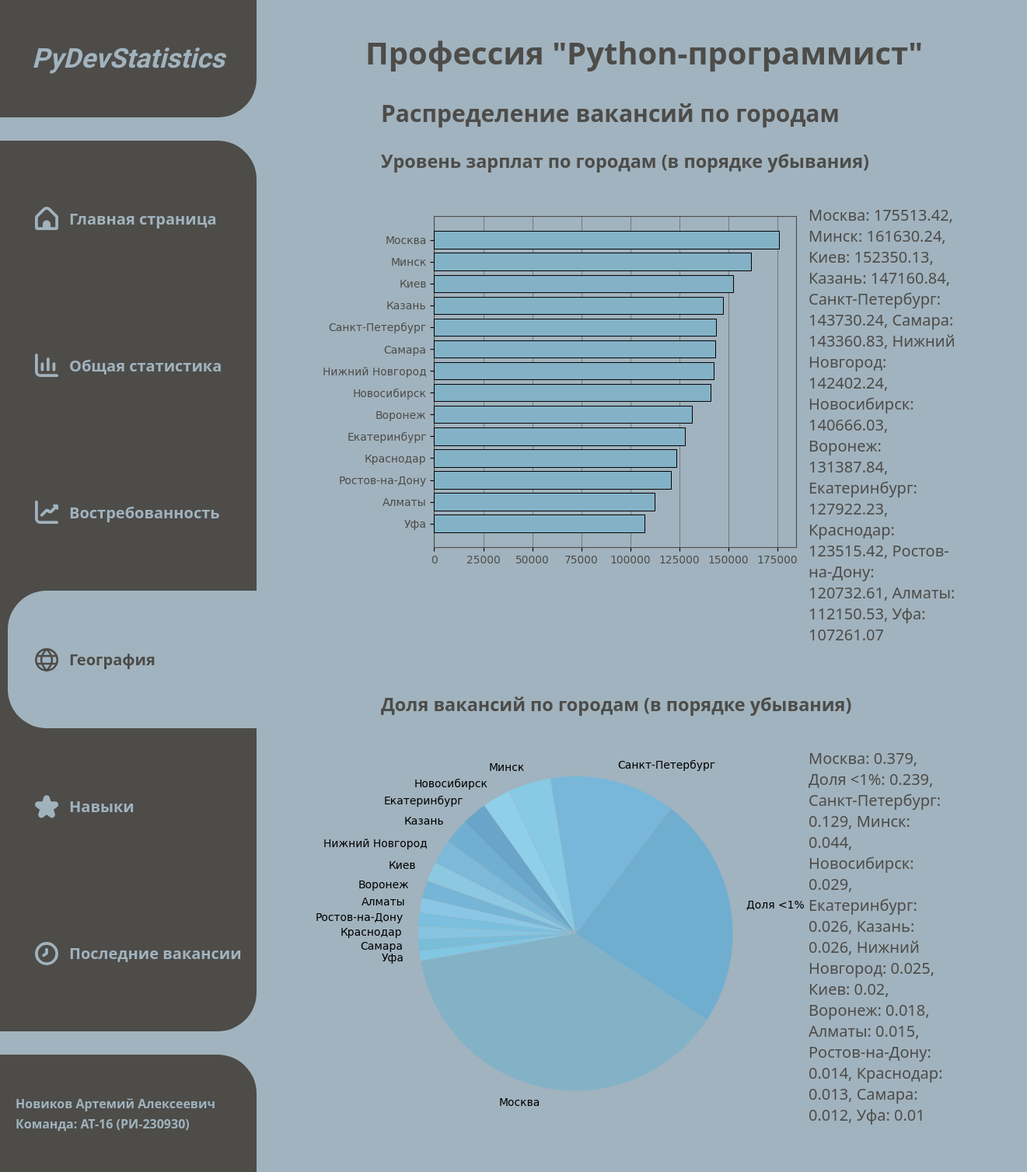
The page /geography/ on the database as committed earlier.
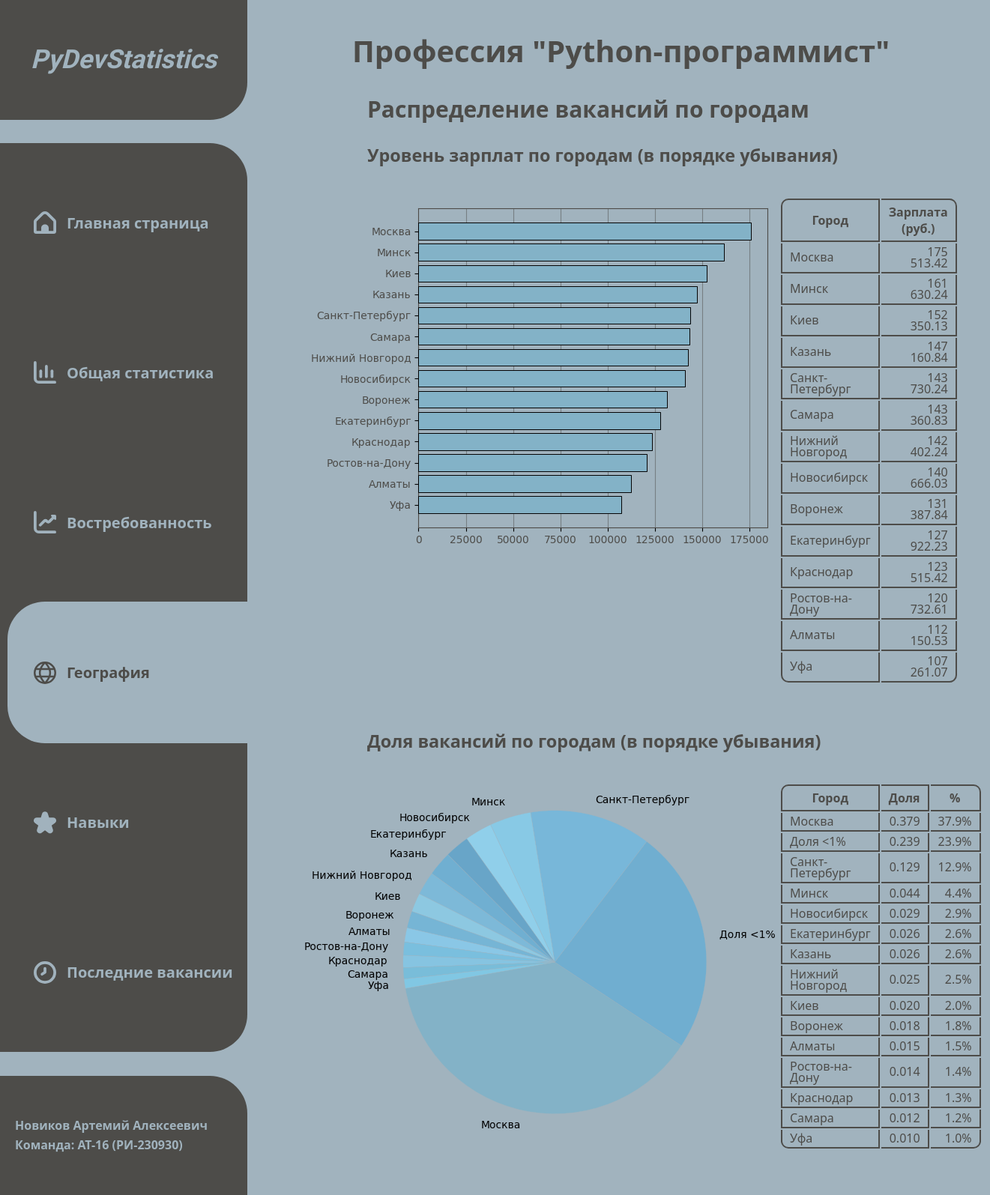
The same page on the database as committed later.
### main_app/models.py (models this page shows, shortened)
class VacancyDescription(models.Model):
    vacancy_name = models.CharField(max_length=100, verbose_name='Название')
    description = models.TextField(verbose_name='Описание')
    image = models.ImageField(upload_to='media/', null=True, blank=False, verbose_name='Изображение')
    created_at = models.DateTimeField(auto_now_add=True, verbose_name='Дата создания')
    updated_at = models.DateTimeField(auto_now=True, verbose_name='Дата обновления')
    class Meta:
        verbose_name = "Описание профессии"
        verbose_name_plural = "Описания профессий"

class VacancyStatistics(models.Model):
    name = models.CharField(max_length=255, verbose_name='Название данных ("Название вакансии")')
    table_data = models.TextField(verbose_name='Данные для таблицы')
    image = models.ImageField(upload_to='media/', null=True, blank=False, verbose_name='Изображение графика')
    created_at = models.DateTimeField(auto_now_add=True, verbose_name='Дата создания')
    updated_at = models.DateTimeField(auto_now=True, verbose_name='Дата обновления')
    class Meta:
        verbose_name = "Статистика вакансий"
        verbose_name_plural = "Статистики вакансий"

### main_app/views.py (the view)
# urls.py: path('geography/', views.geography, name='geography'),
def geography(request):
    vacancy_name = VacancyDescription.objects.get(vacancy_name='Python-программист').vacancy_name
    return render(
        request,
        'geography.html',
        {
            'vacancy_name': vacancy_name,
            'salary_by_area': get_stats('Уровень зарплат по городам', vacancy_name),
            'vacancies_fraction_by_area': get_stats('Доля вакансий по городам', vacancy_name)
        }
    )

### main_app/views.py (called while the page is built)
def get_stats(data_name, vacancy_name='Все вакансии'):
    return VacancyStatistics.objects.get(name=f'{data_name} ({vacancy_name})')

### templates/geography.html (shortened to what this page needs)
{% extends "template.html" %}
{% block content %}
    <main>
        <h1>Профессия <span>"{{ vacancy_name }}"</span></h1>
        <h2>Распределение вакансий по городам</h2>
        <section>
            <h3>Уровень зарплат по городам (в порядке убывания)</h3>
            <div class="image-table-wrapper">
                <img class="block-image" src="{{ salary_by_area.image.url }}" width="640" height="480" alt="График 'Динамика количества вакансий по годам'">
                {{ salary_by_area.table_data|safe }}
            </div>
        </section>
        <section>
            <h3>Доля вакансий по городам (в порядке убывания)</h3>
            <div class="image-table-wrapper">
                <img class="block-image" src="{{ vacancies_fraction_by_area.image.url }}" width="640" height="480" alt="График 'Динамика количества вакансий по годам'">
                {{ vacancies_fraction_by_area.table_data|safe }}
            </div>
        </section>
    </main>
{% endblock %}

### templates/template.html (shortened to what this page needs)
{% load static %}
<!doctype html>
<html lang="en">
<head>
    <link rel="stylesheet" href="{% static "css/style.css" %}">
</head>
<body>
    <header class="main-header">
        <a href="{% url "index" %}">
            <span>PyDevStatistics</span>
        </a>
    </header>
    <aside class="main-menu">
        <ul class="main-menu__items">
            <li class="main-menu__item {% if request.resolver_match.url_name == 'index' %}active{% endif %}">
                <a class="main-menu__link" href="{% url "index" %}">
                    <img src="{% static "img/icons/icon-home.svg" %}" alt="icon-home" width="30" height="30">
                    <span>Главная страница</span>
                </a>
            </li>
            <li class="main-menu__item {% if request.resolver_match.url_name == 'general-statistics' %}active{% endif %}">
                <a class="main-menu__link" href="{% url "general-statistics" %}">
                    <img src="{% static "img/icons/icon-stats.svg" %}" alt="icon-stats" width="30" height="30">
                    <span>Общая статистика</span>
                </a>
            </li>
            <li class="main-menu__item {% if request.resolver_match.url_name == 'demand' %}active{% endif %}">
                <a class="main-menu__link" href="{% url "demand" %}">
                    <img src="{% static "img/icons/icon-demand.svg" %}" alt="icon-" width="30" height="30">
                    <span>Востребованность</span>
                </a>
            </li>
            <li class="main-menu__item {% if request.resolver_match.url_name == 'geography' %}active{% endif %}">
                <a class="main-menu__link" href="{% url "geography" %}">
                    <img src="{% static "img/icons/icon-globe.svg" %}" alt="icon-" width="30" height="30">
                    <span>География</span>
                </a>
            </li>
            <li class="main-menu__item {% if request.resolver_match.url_name == 'skills' %}active{% endif %}">
                <a class="main-menu__link" href="{% url "skills" %}">
                    <img src="{% static "img/icons/icon-skills.svg" %}" alt="icon-" width="30" height="30">
                    <span>Навыки</span>
                </a>
            </li>
            <li class="main-menu__item {% if request.resolver_match.url_name == 'latest-vacancies' %}active{% endif %}">
                <a class="main-menu__link" href="{% url "latest-vacancies" %}">
                    <img src="{% static "img/icons/icon-clock.svg" %}" alt="icon-" width="30" height="30">
                    <span>Последние вакансии</span>
                </a>
            </li>
        </ul>
    </aside>
    {% block content %}{% endblock %}
    <footer class="main-footer">
        <div class="main-footer__container">
            <span>Новиков Артемий Алексеевич</span>
        </div>
        <div class="main-footer__container">
            <span>Команда: АТ-16 (РИ-230930)</span>
        </div>
    </footer>
</body>
</html>

### static/css/style.css (style rules this page uses)
* { scrollbar-width: thin; scrollbar-color: #4D4C49 #a1b3be; }
body { margin: 0; padding: 0; font-family: "Segoe UI", system-ui, sans-serif; font-weight: 400; font-size: 20px; color: #4D4C49; background-color: #a1b3be; }
section { margin-bottom: 60px; }
h1 { margin-left: 70px; margin-top: 40px; margin-bottom: 30px; }
h2 { margin-left: 90px; }
h3 { margin-left: 90px; margin-bottom: 40px; }
a { text-decoration: none; }
ul { list-style-type: none; margin: 0; padding: 0; }
li { margin-bottom: 10px; margin-left: 20px; }
table { font-size: 16px; border-collapse: separate; }
th { padding: 5px 10px; border: 2px #4D4C49; border-style: solid solid solid none; }
td { padding: 4px 10px; text-align: right; line-height: 15px; border: 2px #4D4C49; border-style: none solid solid none; }
td:first-child { text-align: left; }
tr:last-child td:first-child { border-bottom-left-radius: 10px; }
tr:last-child td:last-child { border-bottom-right-radius: 10px; }
tr td:first-child, tr th:first-child { border-left-style: solid; }
tr th:first-child { border-top-left-radius: 10px; }
tr th:last-child { border-top-right-radius: 10px; }
header { display: flex; align-items: center; gap: 10px; position: fixed; top: 0; left: 0; height: 10%; width: 330px; border-radius: 0 0 50px 0; background-color: #4D4C49; text-align: center; }
header a { margin-left: auto; margin-right: auto; }
header span { font-family: "Work Sans", serif; font-optical-sizing: auto; font-weight: 700; font-style: oblique; font-size: 35px; display: inline-block; color: #a1b3be; }
aside { position: fixed; top: 12%; left: 0; height: 76%; width: 330px; border-radius: 0 50px 50px 0; background-color: #4D4C49; }
.main-menu__items { display: flex; flex-direction: column; justify-content: space-around; height: 100%; }
.main-menu__item { margin: 0 0 12px 10px; transition: background-color 0.3s ease, color 0.3s ease; border-radius: 50px 0 0 50px; height: 100%; }
.main-menu__item:first-of-type { margin-top: 12px; }
.main-menu__item.active { background-color: #a1b3be; }
.main-menu__item.active img { filter: invert(30%) sepia(8%) saturate(196%) hue-rotate(7deg) brightness(92%) contrast(92%); }
.main-menu__item.active span { color: #4D4C49; }
.main-menu__link { display: flex; align-items: center; gap: 5%; padding: 0 10px 0 35px; width: 280px; height: 100%; }
.main-menu__link img { filter: invert(76%) sepia(3%) saturate(1448%) hue-rotate(159deg) brightness(96%) contrast(80%); }
.main-menu__link span { color: #a1b3be; font-weight: 700; }
main { margin: 0 0 0 400px; }
footer { position: fixed; top: 90%; left: 0; height: 10%; width: 330px; border-radius: 0 50px 0 0; background-color: #4D4C49; color: #a1b3be; display: flex; flex-direction: column; justify-content: center; align-items: start; }
.main-footer__container { font-size: 16px; font-weight: 700; margin-bottom: 4px; margin-left: 20px; }
.main-footer__container:last-of-type { margin-bottom: 0; }
.block-image { display: inline-block; margin: 0; padding: 0; }
.image-table-wrapper { width: 90%; margin-top: 20px; display: flex; justify-content: space-around; }

Rows that differ between the two databases and show on the page:
changed VacancyStatistics: table_data "Москва: 175513.42, Минск: 161630.24, Киев: 152350.13, Казань: 147160.84, Санкт-Петербург: 143730.24, Самара: 143360.83, Нижний Новгород: 142402.24, Новосибирск: 140666.03, Воронеж: 131387.84, Екатеринбург: 127922.23, Краснодар: 123515.42, Ростов-на-Дону: 120732.61, Алматы: 112150.53, Уфа: 107261.07" → "Город Зарплата (руб.) Москва 175 513.42 Минск 161 630.24 Киев 152 350.13 Казань 147 160.84 Санкт-Петербург 143 730.24 Самара 143 360.83 Нижний Новгород 142 402.24 Новосибирск 140 666.03 Воронеж 131 387.84 Екатеринбург 127 922.23 Краснодар 123 515.42 Ростов-на-Дону 120 732.61 Алматы 112 150.53 Уфа 107 261.07"
changed VacancyStatistics: table_data "Москва: 0.379, Доля <1%: 0.239, Санкт-Петербург: 0.129, Минск: 0.044, Новосибирск: 0.029, Екатеринбург: 0.026, Казань: 0.026, Нижний Новгород: 0.025, Киев: 0.02, Воронеж: 0.018, Алматы: 0.015, Ростов-на-Дону: 0.014, Краснодар: 0.013, Самара: 0.012, Уфа: 0.01" → "Город Доля % Москва 0.379 37.9% Доля <1% 0.239 23.9% Санкт-Петербург 0.129 12.9% Минск 0.044 4.4% Новосибирск 0.029 2.9% Екатеринбург 0.026 2.6% Казань 0.026 2.6% Нижний Новгород 0.025 2.5% Киев 0.020 2.0% Воронеж 0.018 1.8% Алматы 0.015 1.5% Ростов-на-Дону 0.014 1.4% Краснодар 0.013 1.3% Самара 0.012 1.2% Уфа 0.010 1.0%"
